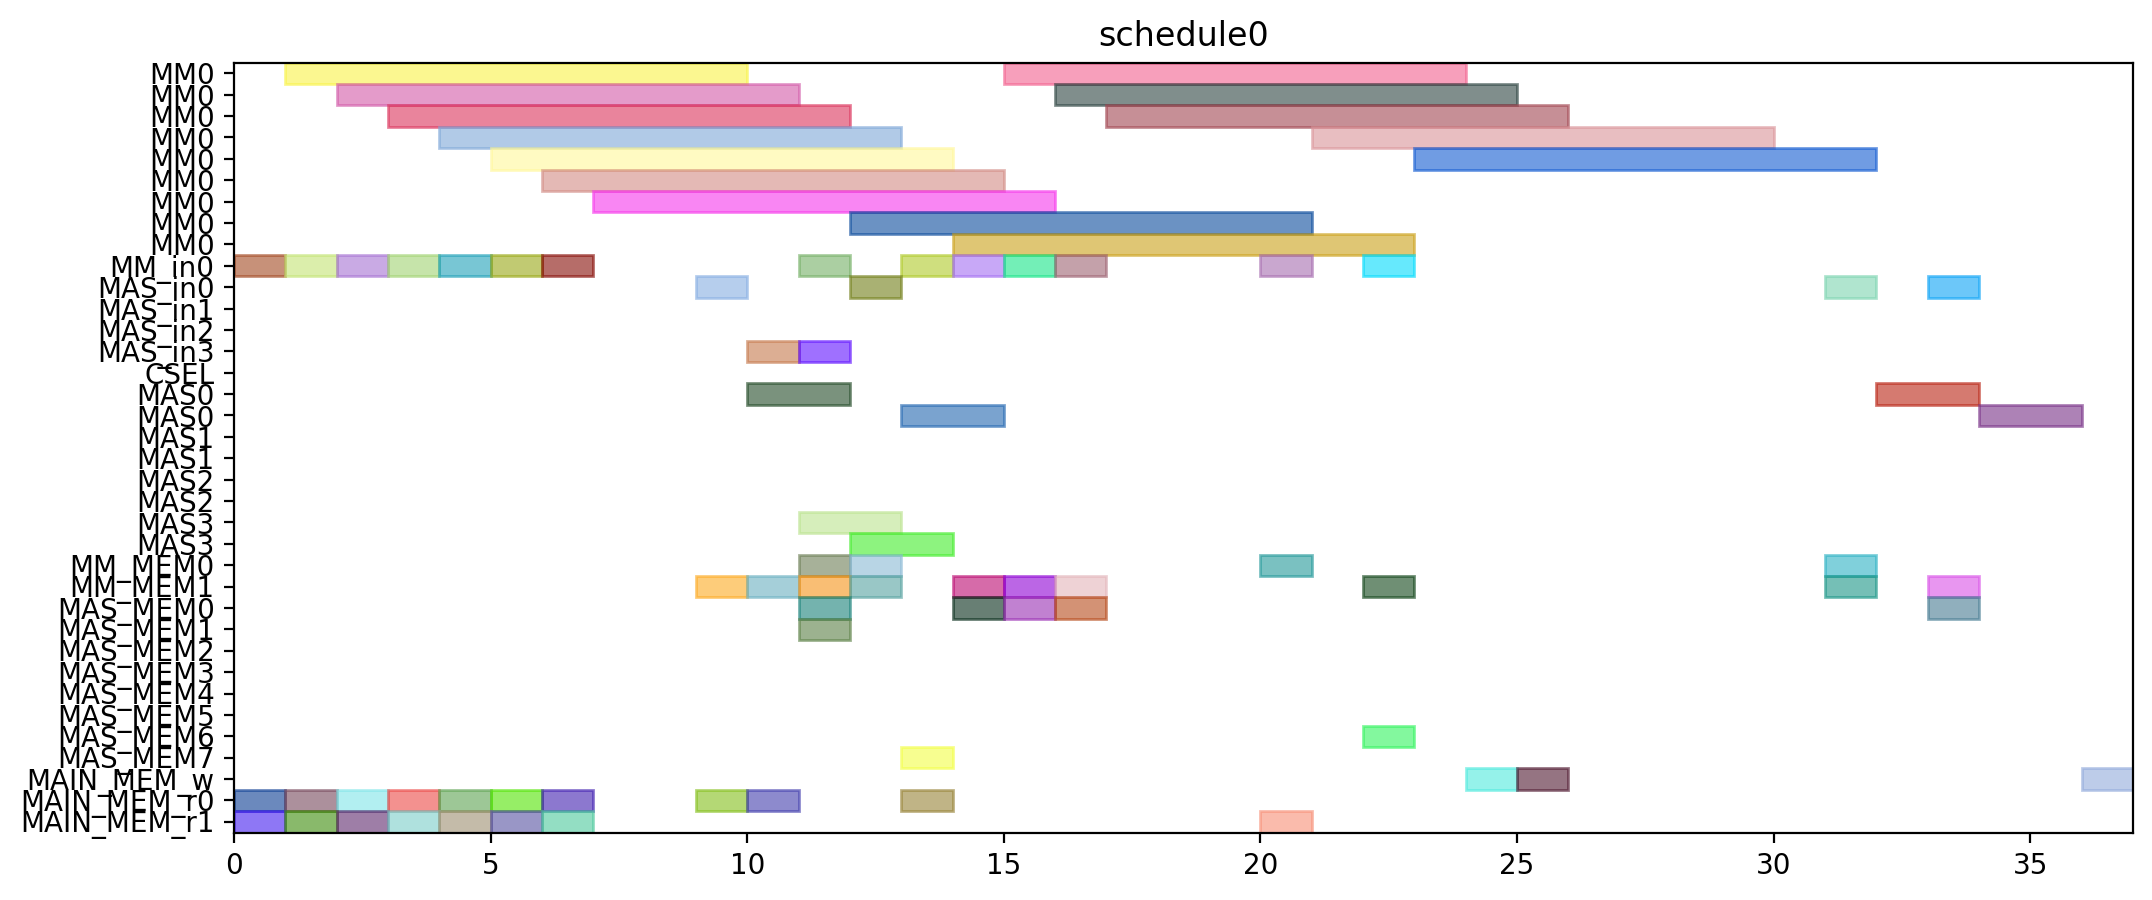

Generate this figure with Python:
from pyschedule import Scenario, solvers, plotters, alt


def solve():
	horizon = 120
	S = Scenario("schedule0", horizon=horizon)

	# resource
	MM = S.Resources('MM', num=1, size=9)
	MM_in = S.Resources('MM_in', num=1)
	MAS_in = S.Resources('MAS_in', num=4)
	CSEL = S.Resource('CSEL')
	MAS = S.Resources('MAS', num=4, size=2, periods=range(1, horizon))
	MM_MEM = S.Resources('MM_MEM', num=2)
	MAS_MEM = S.Resources('MAS_MEM', num=8)
	MAIN_MEM_w = S.Resource('MAIN_MEM_w', size=1)
	MAIN_MEM_r = S.Resources('MAIN_MEM_r', num=2)

	# result of previous scheduling

	# new tasks
	r1 = S.Task('r1', length=9, delay_cost=1)
	r1 += alt(MM)
	r1_in = S.Task('r1_in', length=1, delay_cost=1)
	r1_in += alt(MM_in)
	S += r1_in*MM_in[0]<=r1*MM[0]
	r1_mem0 = S.Task('r1_mem0', length=1, delay_cost=1)
	r1_mem0 += MAIN_MEM_r[0]
	S += r1_mem0 <= r1

	r1_mem1 = S.Task('r1_mem1', length=1, delay_cost=1)
	r1_mem1 += MAIN_MEM_r[1]
	S += r1_mem1 <= r1

	r3 = S.Task('r3', length=9, delay_cost=1)
	r3 += alt(MM)
	r3_in = S.Task('r3_in', length=1, delay_cost=1)
	r3_in += alt(MM_in)
	S += r3_in*MM_in[0]<=r3*MM[0]
	r3_mem0 = S.Task('r3_mem0', length=1, delay_cost=1)
	r3_mem0 += MAIN_MEM_r[0]
	S += r3_mem0 <= r3

	r3_mem1 = S.Task('r3_mem1', length=1, delay_cost=1)
	r3_mem1 += MAIN_MEM_r[1]
	S += r3_mem1 <= r3

	r4 = S.Task('r4', length=9, delay_cost=1)
	r4 += alt(MM)
	r4_in = S.Task('r4_in', length=1, delay_cost=1)
	r4_in += alt(MM_in)
	S += r4_in*MM_in[0]<=r4*MM[0]
	r4_mem0 = S.Task('r4_mem0', length=1, delay_cost=1)
	r4_mem0 += MAIN_MEM_r[0]
	S += r4_mem0 <= r4

	r4_mem1 = S.Task('r4_mem1', length=1, delay_cost=1)
	r4_mem1 += MAIN_MEM_r[1]
	S += r4_mem1 <= r4

	r5 = S.Task('r5', length=9, delay_cost=1)
	r5 += alt(MM)
	r5_in = S.Task('r5_in', length=1, delay_cost=1)
	r5_in += alt(MM_in)
	S += r5_in*MM_in[0]<=r5*MM[0]
	r5_mem0 = S.Task('r5_mem0', length=1, delay_cost=1)
	r5_mem0 += MAIN_MEM_r[0]
	S += r5_mem0 <= r5

	r5_mem1 = S.Task('r5_mem1', length=1, delay_cost=1)
	r5_mem1 += MAIN_MEM_r[1]
	S += r5_mem1 <= r5

	r6 = S.Task('r6', length=9, delay_cost=1)
	r6 += alt(MM)
	r6_in = S.Task('r6_in', length=1, delay_cost=1)
	r6_in += alt(MM_in)
	S += r6_in*MM_in[0]<=r6*MM[0]
	r6_mem0 = S.Task('r6_mem0', length=1, delay_cost=1)
	r6_mem0 += MAIN_MEM_r[0]
	S += r6_mem0 <= r6

	r6_mem1 = S.Task('r6_mem1', length=1, delay_cost=1)
	r6_mem1 += MAIN_MEM_r[1]
	S += r6_mem1 <= r6

	r12 = S.Task('r12', length=9, delay_cost=1)
	r12 += alt(MM)
	r12_in = S.Task('r12_in', length=1, delay_cost=1)
	r12_in += alt(MM_in)
	S += r12_in*MM_in[0]<=r12*MM[0]
	r12_mem0 = S.Task('r12_mem0', length=1, delay_cost=1)
	r12_mem0 += MAIN_MEM_r[0]
	S += r12_mem0 <= r12

	r12_mem1 = S.Task('r12_mem1', length=1, delay_cost=1)
	r12_mem1 += MAIN_MEM_r[1]
	S += r12_mem1 <= r12

	r13 = S.Task('r13', length=9, delay_cost=1)
	r13 += alt(MM)
	r13_in = S.Task('r13_in', length=1, delay_cost=1)
	r13_in += alt(MM_in)
	S += r13_in*MM_in[0]<=r13*MM[0]
	r13_mem0 = S.Task('r13_mem0', length=1, delay_cost=1)
	r13_mem0 += MAIN_MEM_r[0]
	S += r13_mem0 <= r13

	r13_mem1 = S.Task('r13_mem1', length=1, delay_cost=1)
	r13_mem1 += MAIN_MEM_r[1]
	S += r13_mem1 <= r13

	r2 = S.Task('r2', length=2, delay_cost=1)
	r2 += alt(MAS)
	r2_in = S.Task('r2_in', length=1, delay_cost=1)
	r2_in += alt(MAS_in)
	S += r2_in*MAS_in[0]<=r2*MAS[0]

	S += r2_in*MAS_in[1]<=r2*MAS[1]

	S += r2_in*MAS_in[2]<=r2*MAS[2]

	S += r2_in*MAS_in[3]<=r2*MAS[3]

	r2_mem0 = S.Task('r2_mem0', length=1, delay_cost=1)
	r2_mem0 += alt(MM_MEM)
	S += (r1*MM[0])-1 < r2_mem0*MM_MEM[0]
	S += r2_mem0 <= r2

	r2_mem1 = S.Task('r2_mem1', length=1, delay_cost=1)
	r2_mem1 += alt(MM_MEM)
	S += (r1*MM[0])-1 < r2_mem1*MM_MEM[1]
	S += r2_mem1 <= r2

	r7 = S.Task('r7', length=2, delay_cost=1)
	r7 += alt(MAS)
	r7_in = S.Task('r7_in', length=1, delay_cost=1)
	r7_in += alt(MAS_in)
	S += r7_in*MAS_in[0]<=r7*MAS[0]

	S += r7_in*MAS_in[1]<=r7*MAS[1]

	S += r7_in*MAS_in[2]<=r7*MAS[2]

	S += r7_in*MAS_in[3]<=r7*MAS[3]

	r7_mem0 = S.Task('r7_mem0', length=1, delay_cost=1)
	r7_mem0 += alt(MM_MEM)
	S += (r5*MM[0])-1 < r7_mem0*MM_MEM[0]
	S += r7_mem0 <= r7

	r7_mem1 = S.Task('r7_mem1', length=1, delay_cost=1)
	r7_mem1 += alt(MM_MEM)
	S += (r6*MM[0])-1 < r7_mem1*MM_MEM[1]
	S += r7_mem1 <= r7

	r8 = S.Task('r8', length=2, delay_cost=1)
	r8 += alt(MAS)
	r8_in = S.Task('r8_in', length=1, delay_cost=1)
	r8_in += alt(MAS_in)
	S += r8_in*MAS_in[0]<=r8*MAS[0]

	S += r8_in*MAS_in[1]<=r8*MAS[1]

	S += r8_in*MAS_in[2]<=r8*MAS[2]

	S += r8_in*MAS_in[3]<=r8*MAS[3]

	r8_mem0 = S.Task('r8_mem0', length=1, delay_cost=1)
	r8_mem0 += MAIN_MEM_r[0]
	S += r8_mem0 <= r8

	r8_mem1 = S.Task('r8_mem1', length=1, delay_cost=1)
	r8_mem1 += alt(MM_MEM)
	S += (r4*MM[0])-1 < r8_mem1*MM_MEM[1]
	S += r8_mem1 <= r8

	r10 = S.Task('r10', length=2, delay_cost=1)
	r10 += alt(MAS)
	r10_in = S.Task('r10_in', length=1, delay_cost=1)
	r10_in += alt(MAS_in)
	S += r10_in*MAS_in[0]<=r10*MAS[0]

	S += r10_in*MAS_in[1]<=r10*MAS[1]

	S += r10_in*MAS_in[2]<=r10*MAS[2]

	S += r10_in*MAS_in[3]<=r10*MAS[3]

	r10_mem0 = S.Task('r10_mem0', length=1, delay_cost=1)
	r10_mem0 += MAIN_MEM_r[0]
	S += r10_mem0 <= r10

	r10_mem1 = S.Task('r10_mem1', length=1, delay_cost=1)
	r10_mem1 += alt(MM_MEM)
	S += (r4*MM[0])-1 < r10_mem1*MM_MEM[1]
	S += r10_mem1 <= r10

	r9 = S.Task('r9', length=9, delay_cost=1)
	r9 += alt(MM)
	r9_in = S.Task('r9_in', length=1, delay_cost=1)
	r9_in += alt(MM_in)
	S += r9_in*MM_in[0]<=r9*MM[0]
	r9_mem0 = S.Task('r9_mem0', length=1, delay_cost=1)
	r9_mem0 += MAIN_MEM_r[0]
	S += r9_mem0 <= r9

	r9_mem1 = S.Task('r9_mem1', length=1, delay_cost=1)
	r9_mem1 += alt(MAS_MEM)
	S += (r7*MAS[0])-1 < r9_mem1*MAS_MEM[1]
	S += (r7*MAS[1])-1 < r9_mem1*MAS_MEM[3]
	S += (r7*MAS[2])-1 < r9_mem1*MAS_MEM[5]
	S += (r7*MAS[3])-1 < r9_mem1*MAS_MEM[7]
	S += r9_mem1 <= r9

	r11 = S.Task('r11', length=9, delay_cost=1)
	r11 += alt(MM)
	r11_in = S.Task('r11_in', length=1, delay_cost=1)
	r11_in += alt(MM_in)
	S += r11_in*MM_in[0]<=r11*MM[0]
	r11_mem0 = S.Task('r11_mem0', length=1, delay_cost=1)
	r11_mem0 += alt(MAS_MEM)
	S += (r10*MAS[0])-1 < r11_mem0*MAS_MEM[0]
	S += (r10*MAS[1])-1 < r11_mem0*MAS_MEM[2]
	S += (r10*MAS[2])-1 < r11_mem0*MAS_MEM[4]
	S += (r10*MAS[3])-1 < r11_mem0*MAS_MEM[6]
	S += r11_mem0 <= r11

	r11_mem1 = S.Task('r11_mem1', length=1, delay_cost=1)
	r11_mem1 += alt(MAS_MEM)
	S += (r10*MAS[0])-1 < r11_mem1*MAS_MEM[1]
	S += (r10*MAS[1])-1 < r11_mem1*MAS_MEM[3]
	S += (r10*MAS[2])-1 < r11_mem1*MAS_MEM[5]
	S += (r10*MAS[3])-1 < r11_mem1*MAS_MEM[7]
	S += r11_mem1 <= r11

	PX_new = S.Task('PX_new', length=9, delay_cost=1)
	PX_new += alt(MM)
	PX_new_in = S.Task('PX_new_in', length=1, delay_cost=1)
	PX_new_in += alt(MM_in)
	S += PX_new_in*MM_in[0]<=PX_new*MM[0]
	S += 0<PX_new

	PX_new_w = S.Task('PX_new_w', length=1, delay_cost=1)
	PX_new_w += alt(MAIN_MEM_w)
	S += PX_new <= PX_new_w

	PX_new_mem0 = S.Task('PX_new_mem0', length=1, delay_cost=1)
	PX_new_mem0 += alt(MAS_MEM)
	S += (r2*MAS[0])-1 < PX_new_mem0*MAS_MEM[0]
	S += (r2*MAS[1])-1 < PX_new_mem0*MAS_MEM[2]
	S += (r2*MAS[2])-1 < PX_new_mem0*MAS_MEM[4]
	S += (r2*MAS[3])-1 < PX_new_mem0*MAS_MEM[6]
	S += PX_new_mem0 <= PX_new

	PX_new_mem1 = S.Task('PX_new_mem1', length=1, delay_cost=1)
	PX_new_mem1 += alt(MM_MEM)
	S += (r12*MM[0])-1 < PX_new_mem1*MM_MEM[1]
	S += PX_new_mem1 <= PX_new

	r14 = S.Task('r14', length=9, delay_cost=1)
	r14 += alt(MM)
	r14_in = S.Task('r14_in', length=1, delay_cost=1)
	r14_in += alt(MM_in)
	S += r14_in*MM_in[0]<=r14*MM[0]
	r14_mem0 = S.Task('r14_mem0', length=1, delay_cost=1)
	r14_mem0 += alt(MAS_MEM)
	S += (r2*MAS[0])-1 < r14_mem0*MAS_MEM[0]
	S += (r2*MAS[1])-1 < r14_mem0*MAS_MEM[2]
	S += (r2*MAS[2])-1 < r14_mem0*MAS_MEM[4]
	S += (r2*MAS[3])-1 < r14_mem0*MAS_MEM[6]
	S += r14_mem0 <= r14

	r14_mem1 = S.Task('r14_mem1', length=1, delay_cost=1)
	r14_mem1 += alt(MM_MEM)
	S += (r3*MM[0])-1 < r14_mem1*MM_MEM[1]
	S += r14_mem1 <= r14

	Z1_new = S.Task('Z1_new', length=9, delay_cost=1)
	Z1_new += alt(MM)
	Z1_new_in = S.Task('Z1_new_in', length=1, delay_cost=1)
	Z1_new_in += alt(MM_in)
	S += Z1_new_in*MM_in[0]<=Z1_new*MM[0]
	S += 0<Z1_new

	Z1_new_w = S.Task('Z1_new_w', length=1, delay_cost=1)
	Z1_new_w += alt(MAIN_MEM_w)
	S += Z1_new <= Z1_new_w

	Z1_new_mem0 = S.Task('Z1_new_mem0', length=1, delay_cost=1)
	Z1_new_mem0 += alt(MAS_MEM)
	S += (r2*MAS[0])-1 < Z1_new_mem0*MAS_MEM[0]
	S += (r2*MAS[1])-1 < Z1_new_mem0*MAS_MEM[2]
	S += (r2*MAS[2])-1 < Z1_new_mem0*MAS_MEM[4]
	S += (r2*MAS[3])-1 < Z1_new_mem0*MAS_MEM[6]
	S += Z1_new_mem0 <= Z1_new

	Z1_new_mem1 = S.Task('Z1_new_mem1', length=1, delay_cost=1)
	Z1_new_mem1 += alt(MM_MEM)
	S += (r13*MM[0])-1 < Z1_new_mem1*MM_MEM[1]
	S += Z1_new_mem1 <= Z1_new

	r15 = S.Task('r15', length=9, delay_cost=1)
	r15 += alt(MM)
	r15_in = S.Task('r15_in', length=1, delay_cost=1)
	r15_in += alt(MM_in)
	S += r15_in*MM_in[0]<=r15*MM[0]
	r15_mem0 = S.Task('r15_mem0', length=1, delay_cost=1)
	r15_mem0 += alt(MAS_MEM)
	S += (r8*MAS[0])-1 < r15_mem0*MAS_MEM[0]
	S += (r8*MAS[1])-1 < r15_mem0*MAS_MEM[2]
	S += (r8*MAS[2])-1 < r15_mem0*MAS_MEM[4]
	S += (r8*MAS[3])-1 < r15_mem0*MAS_MEM[6]
	S += r15_mem0 <= r15

	r15_mem1 = S.Task('r15_mem1', length=1, delay_cost=1)
	r15_mem1 += alt(MM_MEM)
	S += (r9*MM[0])-1 < r15_mem1*MM_MEM[1]
	S += r15_mem1 <= r15

	r16 = S.Task('r16', length=9, delay_cost=1)
	r16 += alt(MM)
	r16_in = S.Task('r16_in', length=1, delay_cost=1)
	r16_in += alt(MM_in)
	S += r16_in*MM_in[0]<=r16*MM[0]
	r16_mem0 = S.Task('r16_mem0', length=1, delay_cost=1)
	r16_mem0 += alt(MM_MEM)
	S += (r11*MM[0])-1 < r16_mem0*MM_MEM[0]
	S += r16_mem0 <= r16

	r16_mem1 = S.Task('r16_mem1', length=1, delay_cost=1)
	r16_mem1 += MAIN_MEM_r[1]
	S += r16_mem1 <= r16

	r17 = S.Task('r17', length=2, delay_cost=1)
	r17 += alt(MAS)
	r17_in = S.Task('r17_in', length=1, delay_cost=1)
	r17_in += alt(MAS_in)
	S += r17_in*MAS_in[0]<=r17*MAS[0]

	S += r17_in*MAS_in[1]<=r17*MAS[1]

	S += r17_in*MAS_in[2]<=r17*MAS[2]

	S += r17_in*MAS_in[3]<=r17*MAS[3]

	r17_mem0 = S.Task('r17_mem0', length=1, delay_cost=1)
	r17_mem0 += alt(MM_MEM)
	S += (r14*MM[0])-1 < r17_mem0*MM_MEM[0]
	S += r17_mem0 <= r17

	r17_mem1 = S.Task('r17_mem1', length=1, delay_cost=1)
	r17_mem1 += alt(MM_MEM)
	S += (r15*MM[0])-1 < r17_mem1*MM_MEM[1]
	S += r17_mem1 <= r17

	PY_new = S.Task('PY_new', length=2, delay_cost=1)
	PY_new += alt(MAS)
	PY_new_in = S.Task('PY_new_in', length=1, delay_cost=1)
	PY_new_in += alt(MAS_in)
	S += PY_new_in*MAS_in[0]<=PY_new*MAS[0]

	S += PY_new_in*MAS_in[1]<=PY_new*MAS[1]

	S += PY_new_in*MAS_in[2]<=PY_new*MAS[2]

	S += PY_new_in*MAS_in[3]<=PY_new*MAS[3]

	S += 0<PY_new

	PY_new_w = S.Task('PY_new_w', length=1, delay_cost=1)
	PY_new_w += alt(MAIN_MEM_w)
	S += PY_new <= PY_new_w

	PY_new_mem0 = S.Task('PY_new_mem0', length=1, delay_cost=1)
	PY_new_mem0 += alt(MAS_MEM)
	S += (r17*MAS[0])-1 < PY_new_mem0*MAS_MEM[0]
	S += (r17*MAS[1])-1 < PY_new_mem0*MAS_MEM[2]
	S += (r17*MAS[2])-1 < PY_new_mem0*MAS_MEM[4]
	S += (r17*MAS[3])-1 < PY_new_mem0*MAS_MEM[6]
	S += PY_new_mem0 <= PY_new

	PY_new_mem1 = S.Task('PY_new_mem1', length=1, delay_cost=1)
	PY_new_mem1 += alt(MM_MEM)
	S += (r16*MM[0])-1 < PY_new_mem1*MM_MEM[1]
	S += PY_new_mem1 <= PY_new

	solvers.mip.solve(S,msg=1,kind='CPLEX',ratio_gap=1.01)

	solution = [['hoge']*len(S.solution()[1]) for i in range(len(S.solution()))]
	for i in range(len(S.solution())):
		for j in range(len(S.solution()[i])):
			solution[i][j]=str(S.solution()[i][j])
	print(solution)

	cycles = int(solution[-1][3])

	pic_file_name = "/home/mfukuda/ABE/multiRAM_multiMAS_16mux/scheduling_result/stage9MM1_stage2MAS4/EP_YRECOVER/schedule0.png"
	if(S.solution() != []):
		plotters.matplotlib.plot(S,img_filename=pic_file_name, show_task_labels=False, fig_size=(cycles*0.25+3, 5))

	return solution
